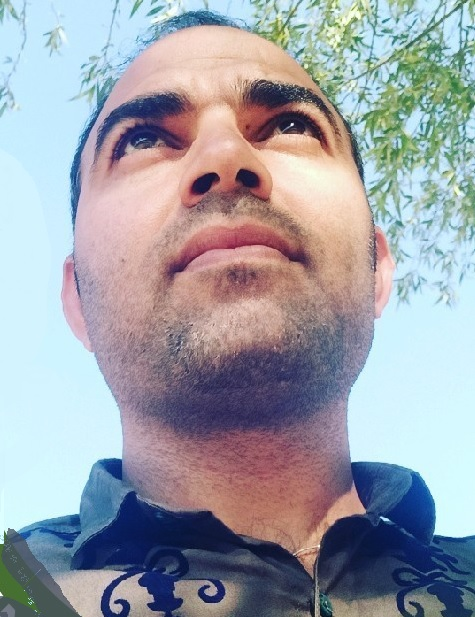
#> input picture images/Vehid.jpg, 475 x 617 px
$ python -i convertPhoto2Sketch.py   (imports and definitions only)
#> lines starting #> are read from the running program, lines starting #| are printed output that depends on the picture
#> further down, picture is the input picture: shape (617, 475, 3); mean B, G, R 168.7, 160.2, 157.4
#import libraries
import cv2 #to work on image processing
import gradio as gr #create UI to display images and test the function

#function to perform image processing to convert rgb image to sketch

def convert_photo_to_Sketch(image):

  img = cv2.resize(image, (256, 256))
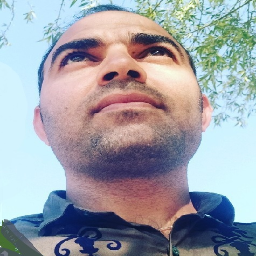
#> img: shape (256, 256, 3); mean B, G, R 168.5, 160.1, 157.2

  #convert image to RGB from BGR
  RGB_img = cv2.cvtColor(img,cv2.COLOR_BGR2RGB)

  #convert imge to grey
  grey_img=cv2.cvtColor(RGB_img, cv2.COLOR_BGR2GRAY)
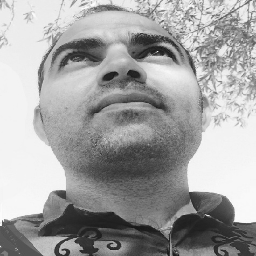
#> grey_img: shape (256, 256); min 23, max 253, mean 162.3

  #invert grey scale image
  invert_img=255-grey_img
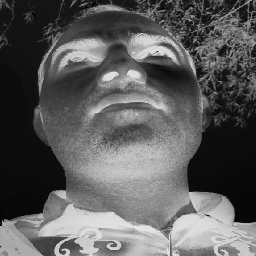
#> invert_img: shape (256, 256); min 2, max 232, mean 92.7

  #Gaussian fun to blur the image
  blur_img=cv2.GaussianBlur(invert_img, (21,21),0)
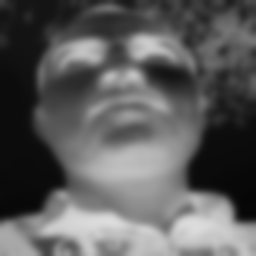
#> blur_img: shape (256, 256); min 6, max 220, mean 92.7

  #invert the blur image
  inverted_blurred_img = 255 - blur_img
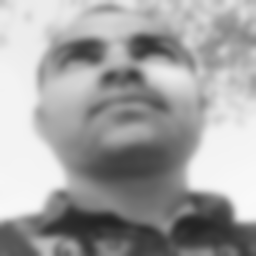
#> inverted_blurred_img: shape (256, 256); min 35, max 249, mean 162.3

  #skecth the image
  sketch_img=cv2.divide(grey_img,inverted_blurred_img, scale=256.0)
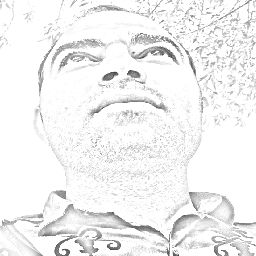
#> sketch_img: shape (256, 256); min 57, max 255, mean 241.5
  rgb_sketch=cv2.cvtColor(sketch_img, cv2.COLOR_BGR2RGB)

  #return the final sketched image
  return rgb_sketch
# [1 line that did not run here, left out]
# [1 line that did not run here, left out]

# [1 line not run here, left out]


>>> import cv2
>>> picture = cv2.imread('../images/Vehid.jpg')
>>> result = convert_photo_to_Sketch(picture)

$ run again, on images/arad.jpg
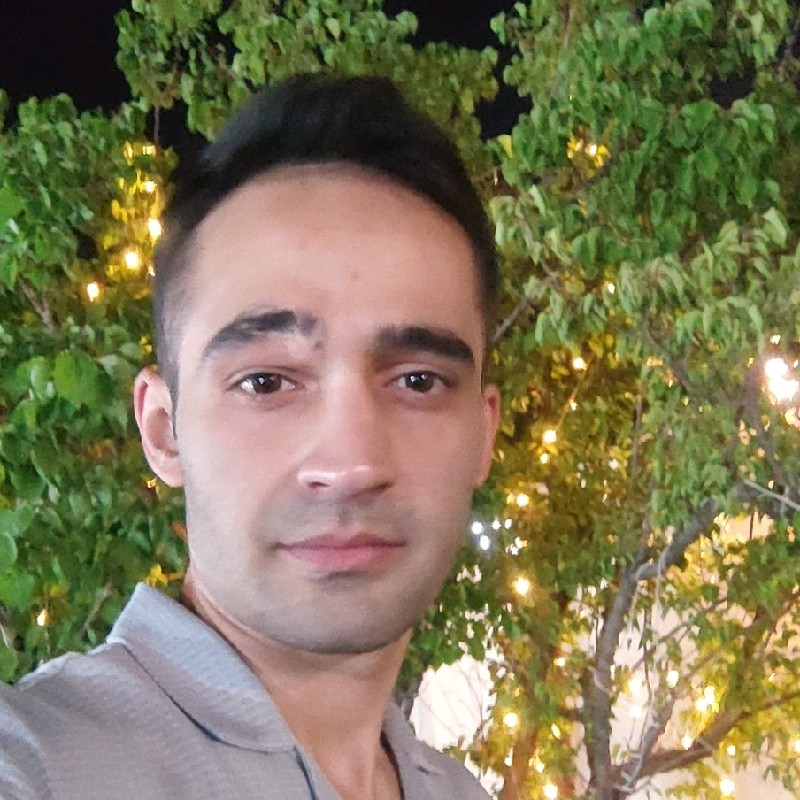
#> input picture images/arad.jpg, 800 x 800 px
#> picture is the input picture: shape (800, 800, 3); mean B, G, R 87.3, 119.5, 127.1
#> in convert_photo_to_Sketch, `inverted_blurred_img = 255 - blur_img`:
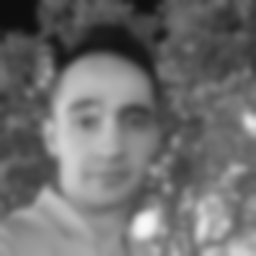
#> inverted_blurred_img: shape (256, 256); min 13, max 248, mean 110.6
#> in convert_photo_to_Sketch, `sketch_img=cv2.divide(grey_img,inverted_blurred_img, scale=256.0)`:
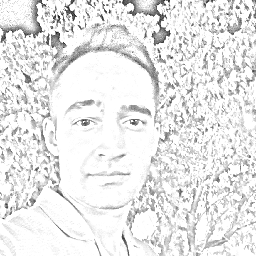
#> sketch_img: shape (256, 256); min 34, max 255, mean 232.1

$ run again, on images/mj.jpg
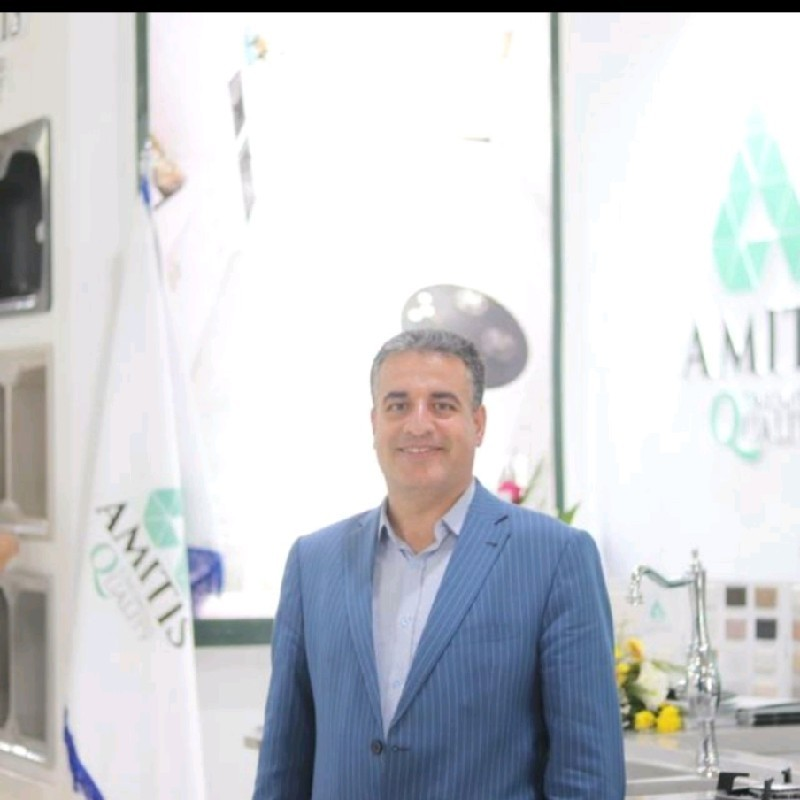
#> input picture images/mj.jpg, 800 x 800 px
#> picture is the input picture: shape (800, 800, 3); mean B, G, R 209.8, 205.5, 203.2
#> in convert_photo_to_Sketch, `blur_img=cv2.GaussianBlur(invert_img, (21,21),0)`:
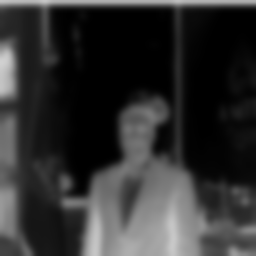
#> blur_img: shape (256, 256); min 0, max 209, mean 48.4
#> in convert_photo_to_Sketch, `sketch_img=cv2.divide(grey_img,inverted_blurred_img, scale=256.0)`:
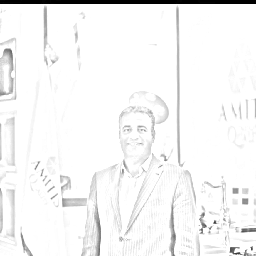
#> sketch_img: shape (256, 256); min 0, max 255, mean 245
